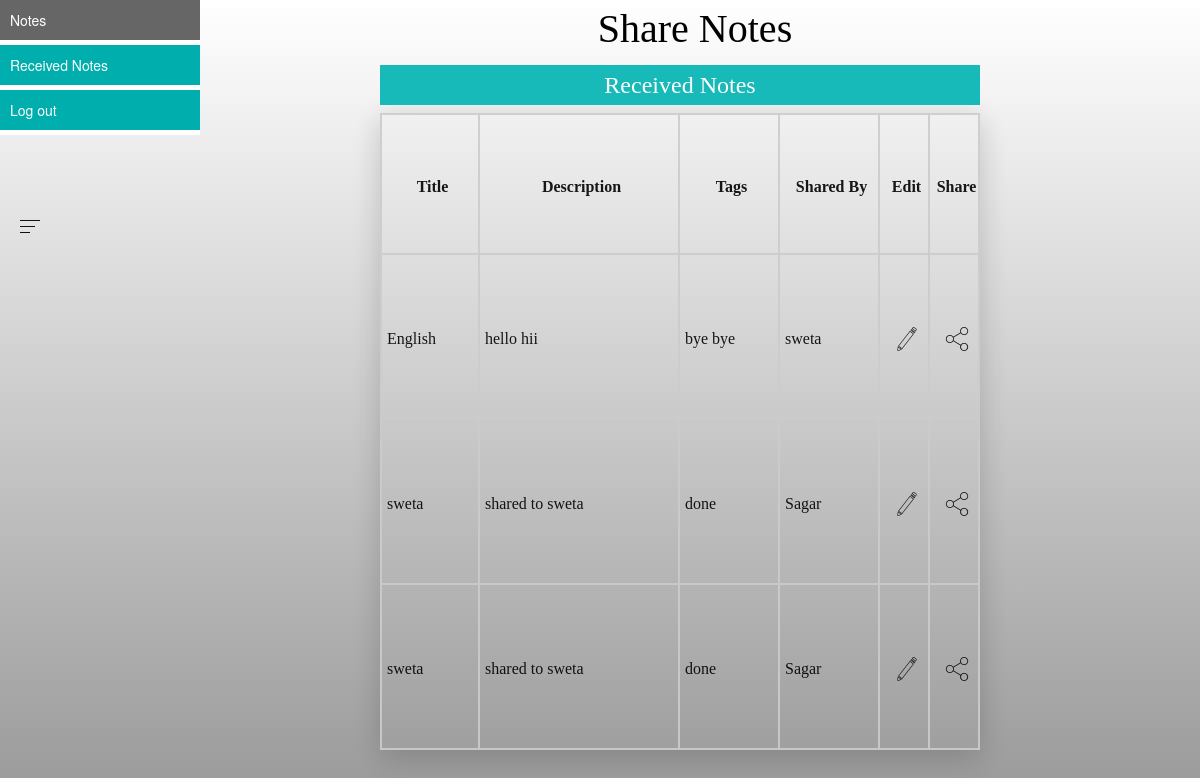
The app's page /rec_notes.php (signed in) with its own data.
### tables this page shows
CREATE TABLE IF NOT EXISTS `user_notes` (
  `un_id` int(11) NOT NULL AUTO_INCREMENT,
  `permission` varchar(100) NOT NULL,
  `shareby` varchar(255) NOT NULL,
  `shareto` varchar(255) NOT NULL,
  `user_id` int(11) NOT NULL,
  `note_id` int(11) NOT NULL,
  PRIMARY KEY (`un_id`),
  KEY `fk_user` (`user_id`),
  KEY `fk_note` (`note_id`)
);

CREATE TABLE IF NOT EXISTS `notes3` (
  `note_id` int(11) NOT NULL AUTO_INCREMENT,
  `title` varchar(255) NOT NULL,
  `description` text NOT NULL,
  `tags` varchar(355) NOT NULL,
  `user_id` int(11) NOT NULL,
  PRIMARY KEY (`note_id`),
  KEY `fk_user` (`user_id`)
);

### rec_notes.php (the view, shortened to what this page needs)
<?php
include("connection.php");
include("left_menu.php");
$name=$_SESSION['name'];
?>
<!DOCTYPE html PUBLIC "-//W3C//DTD XHTML 1.0 Transitional//EN" "http://www.w3.org/TR/xhtml1/DTD/xhtml1-transitional.dtd">
<html xmlns="http://www.w3.org/1999/xhtml">
<head>
<link href="bower_components/bootstrap/dist/css/bootstrap.min.css" rel="stylesheet" />
<link href="my_css/my_s.css" rel="stylesheet" />
</head>
<body class="home_bg">
<div class="container">
<div class = "row" >
<div align="center"><a href="home.php" class="logo_h">Share Notes</a></div>
<form action="view_notes.php" method="post">
<div class="container">
<div class = "row">
<div class="pad_left">
<?php
include("menu.php");
?>
<?php
$query="SELECT notes3.title,notes3.description,notes3.tags,user_notes.note_id,user_notes.shareto,user_notes.shareby FROM notes3,user_notes WHERE user_notes.shareto='$name' AND notes3.note_id=user_notes.note_id";
$result=mysqli_query($con,$query);
$count=mysqli_fetch_row($result);
if($count==0)
{
	print "<p class='error'>You have no notes yet Add new Notes!</p>";
}
else
{
	print "
<table class='view_table'>
<tr><caption>
<div class='login' align='center'>Received Notes</div></caption></tr>
</tr>
<tr>
<th class='tdv'>
<div class='login_font' align='center'>Title</div></th>
</td>
<th class='tdv'>
<div class='login_font' align='center'>Description</div></th>
<th class='tdv'>
<div class='login_font' align='center'>Tags</div></th>
<th class='tdv'>
<div class='login_font' align='center'>Shared By</div></th>
<th class='tdv'>
<div class='login_font' align='center'>Edit</div></th>
<th class='tdv'>
<div class='login_font' align='center'>Share</div></th>
</tr>";
}
$query="SELECT notes3.title,notes3.description,notes3.tags,user_notes.note_id,user_notes.shareto,user_notes.shareby,user_notes.un_id FROM notes3,user_notes WHERE user_notes.shareto='$name' AND notes3.note_id=user_notes.note_id";
$result=mysqli_query($con,$query);
while($rows=mysqli_fetch_array($result))
    {
?>
<tr class='trv'>
<td class='tdv'><div class='login_font' align='left'>
<?php echo $rows['title']; ?>
</div></td>
<td class='tdv' width=200><div class='login_font' align='left'>
<?php echo $rows['description']; ?>
</div></td>
<td class='tdv' width=100><div class='login_font' align='left'>
<?php echo $rows['tags']; ?></div></td>
<td class='tdv' width=100><div class='login_font' align='left'>
<?php echo $rows['shareby']; ?></div></td>
<td class='tdv' width=50>
<div class='login_font' align='center'>
<a href='check_permission.php?<?php echo "note_id=$rows[un_id]";?>'>
<img src='images/edit.png'></a></div></td>
<td class='tdv' width=50>
<div class='login_font' align='center'>
<a href='check_permission_share.php?<?php echo "note_id=$rows[un_id]";?>'>
<img src='images/share.png'></a></div></td>
</tr>
<?php
}
?>
</table>
</form>
</div></div></div>
</body>
</html>

### left_menu.php
<div class="sidebar_left">
<ul class="ul">
<li class="li"><a href="view_notes.php" class="anchor">Notes</a></li>
<li class="li"><a href="rec_notes.php" class="anchor">Received Notes</a></li>
<li class="li"><a href="logout.php" class="anchor">Log out</a></li>
</ul>
</div>

### menu.php (shortened to what this page needs)
<div class="sidebar">
<div class="sidebar-btn">
<span></span>
<span></span>
<span></span>
</div>
</div>

### my_css/my_s.css (style rules this page uses)
.pad_left { padding-left:380px; }
.view_table { width:600px; border: solid 1px; border-color: #CACACA; border-bottom-color: #33CC99; border-style: solid; z-index: 1; opacity: 0.9; height:100%; box-shadow: 0px 7px 29px 0px rgba(0,0,0,0.2); }
.login_font { color:#000; font-size:16px; font-family:Adobe Garamond Pro; padding-top:10px; padding-left:5px; }
.login { font-size:24px; color:#FFF; font-family:Adobe Garamond Pro; background-color:#00B3B3; height:40px; padding-top:7px; }
.logo_h { font-size:40px; font-family:Freestyle Script; color:#000; padding-left:220px; }
.sidebar { display:block; background:#FFF; height:90px; position:absolute; left:-200px; top:200px; width:200px; transition::left 0.5s ease-in; }
.ul { margin:0px; padding:0px; padding-bottom:20px; position:absolute; }
.li { list-style:none; padding-bottom:5px; }
.anchor { background:#00AEAE; color:#FFF; display:block; width:200px; padding:10px; text-decoration:none; }
.sidebar-btn { display:inline-block; vertical-align:middle; width:20px; height:15px; cursor:pointer; margin:20px; position:absolute; top:0px; right:-60px; }
.sidebar-btn span { height:1px; background:#111; margin-bottom:5px; display:block; }
.sidebar-btn span:nth-child(2) { width:75%; }
.sidebar-btn span:nth-child(3) { width:50%; }
.home_bg { background-image:linear-gradient(white,#999); height:637px; width:100px; }
.sidebar_left { display:block; background:#FFF; height:135px; top:0px; left:0px; width:200px; position:absolute; }
.tdv { list-style:none; padding-bottom:5px; border:2px solid; border-color:#CCC; }

### records on screen
user_notes: note.title "English", note.description "hello hii", note.tags "bye bye", shareby "sweta"
user_notes: note.title "sweta", note.description "shared to sweta", note.tags "done", shareby "Sagar"
user_notes: note.title "sweta", note.description "shared to sweta", note.tags "done", shareby "Sagar"
